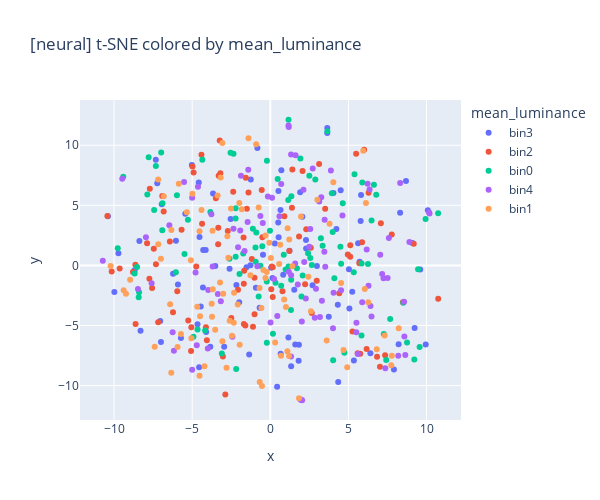
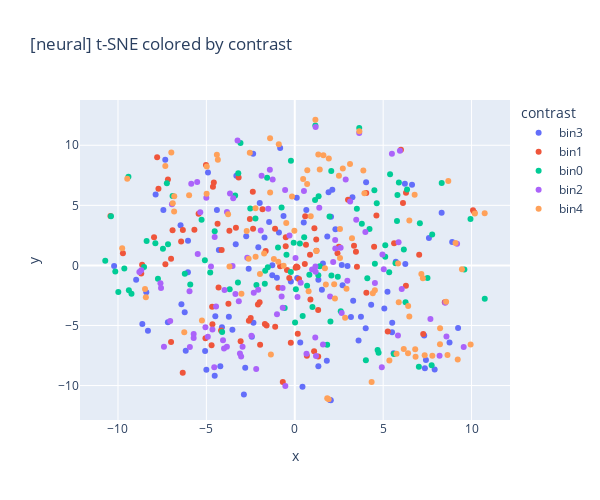
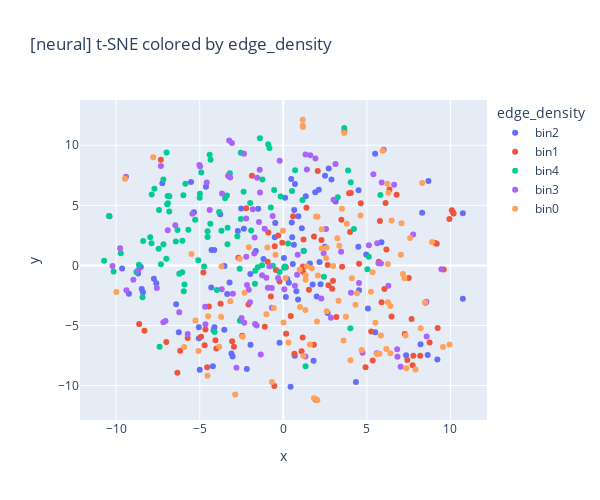
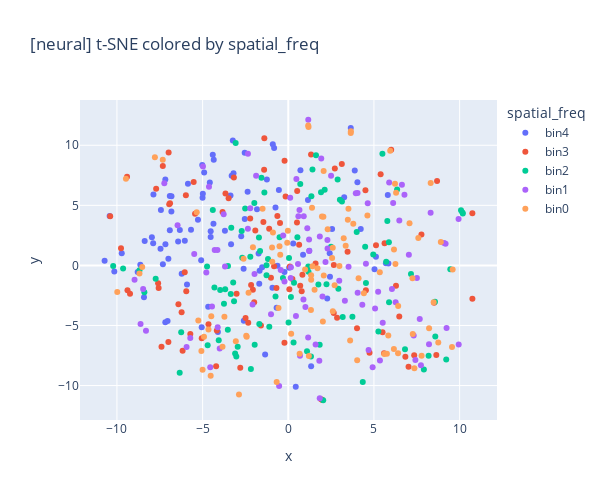

The code cell stored with these charts, in order, in its notebook:
### Code cell
def mean_luminance(img_tensor):
    return img_tensor.mean().item()

def contrast(img_tensor):
    return img_tensor.std().item()

def edge_density(img_tensor):
    gray = TF.rgb_to_grayscale(img_tensor)
    sobel_x = torch.tensor([[-1, 0, 1], [-2, 0, 2], [-1, 0, 1]]).view(1, 1, 3, 3).float()
    sobel_y = sobel_x.transpose(2, 3)
    gx = F.conv2d(gray.unsqueeze(0), sobel_x, padding=1)
    gy = F.conv2d(gray.unsqueeze(0), sobel_y, padding=1)
    grad_mag = torch.sqrt(gx**2 + gy**2)
    return grad_mag.mean().item()

def spatial_freq(img_tensor):
    gray = TF.rgb_to_grayscale(img_tensor).squeeze()
    fft = torch.fft.fft2(gray)
    magnitude = torch.abs(fft)
    return magnitude.mean().item()

def compute_metrics(image_dataset, metric_fns):
    records = []
    for img_tensor, _ in image_dataset:
        img_tensor = img_tensor.detach().cpu()
        record = {name: fn(img_tensor) for name, fn in metric_fns.items()}
        records.append(record)
    return pd.DataFrame(records)

def bin_and_score(tsne_coords, df_metrics, n_bins=5, method="quantile"):
    results = []

    for metric in df_metrics.columns:
        if method == "quantile":
            labels = pd.qcut(df_metrics[metric], q=n_bins, labels=False, duplicates="drop")
        else:
            labels = pd.cut(df_metrics[metric], bins=n_bins, labels=False)
        
        if len(np.unique(labels)) < 2:
            sil_score = np.nan
        else:
            sil_score = silhouette_score(tsne_coords, labels)
        
        results.append({
            "metric": metric,
            "silhouette_score": sil_score
        })

    return pd.DataFrame(results)

def plot_tsne(tsne_coords, labels, label_name, layer):
    df_plot = pd.DataFrame(tsne_coords, columns=["x", "y"])
    df_plot[label_name] = labels
    fig = px.scatter(df_plot, x="x", y="y", color=df_plot[label_name].astype(str),
                     title=f"[{layer}] t-SNE colored by {label_name}", width=600, height=500)
    fig.show()

metric_fns = {
    "mean_luminance": mean_luminance,
    "contrast": contrast,
    "edge_density": edge_density,
    "spatial_freq": spatial_freq
}

df_metrics = compute_metrics(subset_image_dataset, metric_fns)

# Compute for neural data
scores_df = bin_and_score(neural_tsne_feats, df_metrics, n_bins=5, method="quantile")
print(scores_df)
for metric in df_metrics.columns:
    labels = pd.qcut(df_metrics[metric], q=5, labels=[f"bin{i}" for i in range(5)], duplicates="drop")
    plot_tsne(neural_tsne_feats, labels, label_name=metric, layer='neural')

from sklearn.linear_model import LinearRegression
r2 = LinearRegression().fit(df_metrics[["edge_density"]], neural_tsne_feats).score(df_metrics[["edge_density"]], neural_tsne_feats)
print(f"Neural: R² from edge_density to t-SNE: {r2:.3f}")

# Compute for model layers
for layer, tsne_feats in layerwise_tsne_feats.items():
    scores_df = bin_and_score(tsne_feats, df_metrics, n_bins=5, method="quantile")
    print(scores_df)

    for metric in df_metrics.columns:
        labels = pd.qcut(df_metrics[metric], q=5, labels=[f"bin{i}" for i in range(5)], duplicates="drop")
        plot_tsne(tsne_feats, labels, label_name=metric, layer=layer)

    r2 = LinearRegression().fit(df_metrics[["edge_density"]], tsne_feats).score(df_metrics[["edge_density"]], tsne_feats)
    print(f"{layer}: R² from edge_density to t-SNE: {r2:.3f}")
